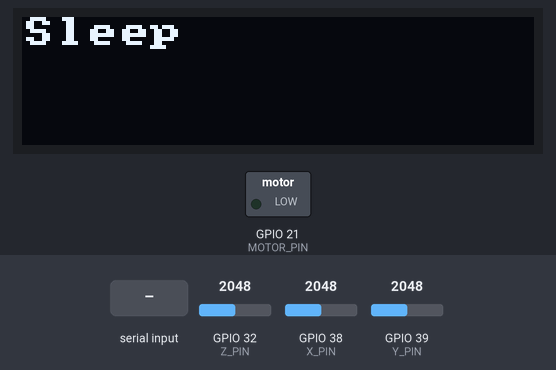
Bench run of a sketch on a simulated ESP32. Parts: 128×32 one-colour display, switched loads named in the sketch (green lamp = pin HIGH). Inputs (shaded band) come from the test bench; at power-on: GPIO 32 (Z_PIN) = 2048, GPIO 38 (X_PIN) = 2048, GPIO 39 (Y_PIN) = 2048. Nothing arrives over Bluetooth unless stated; what the sketch prints to the serial monitor is not drawn.

Above: at 1.2 s.
1.3 s: "inactive\n" received over the second serial link
At 2.0 s:
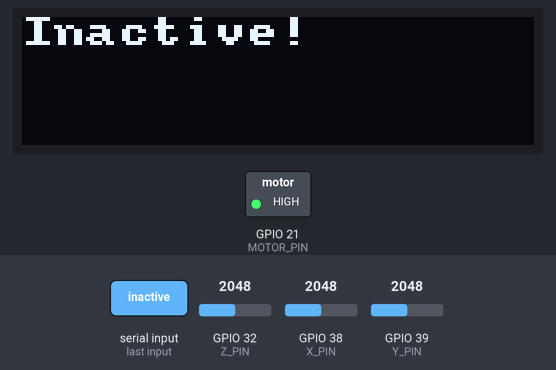
2.8 s: "wearable\n" received over the second serial link
At 4.3 s:
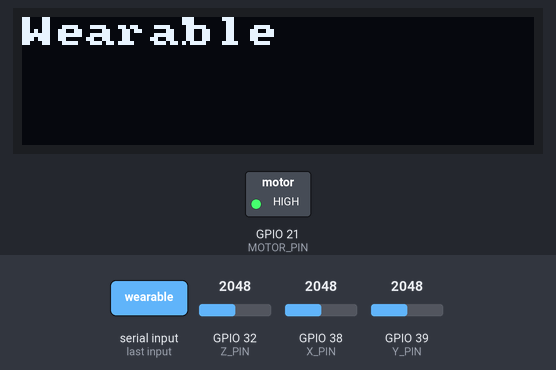
5.8 s: "active\n" received over the second serial link
At 8.2 s:
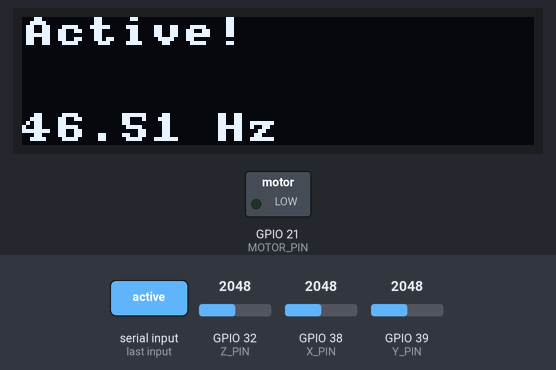
8.5 s: "inactive\n" received over the second serial link
At 9.5 s:
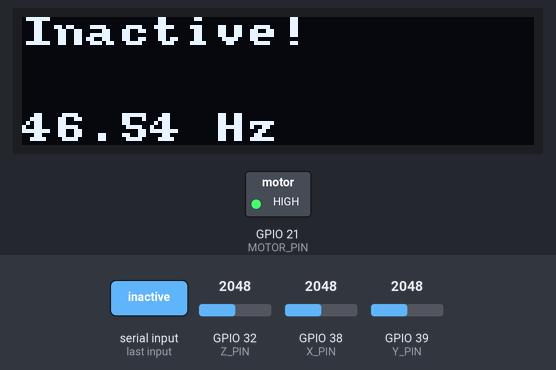
11.5 s: "sleep\n" received over the second serial link
At 12.0 s:
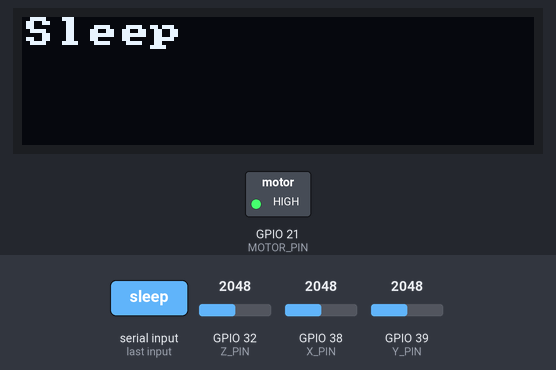
Timing chart, 0 to 14.0 s (numbered marks = the images above; inputs shaded):
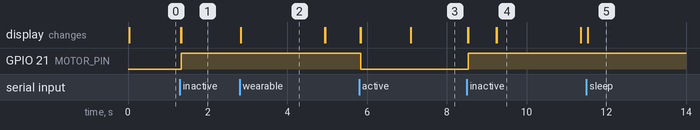

The sketch:

Challenge2IdleDetector.ino
```cpp
int sampleTime = 0; // Time of last sample (in Sampling tab)
int ax = 0; int ay = 0; int az = 0; // Acceleration (from readAccelSensor())
bool sending;
// State -1 = idle, 0 = inactive, 1 = active
int state = -1; //start idle until data collected

void inactiveState()
{
  activateMotor(255); //activate buzzer
}

void activeState()
{
  activateMotor(0); //turn off buzzer
}

void stateAction() // perform action based on current state
{
  if(state == 0)
  {
    inactiveState();
  }
  else if(state == 1)
  {
    activeState();
  }
}


void setup() {
  setupAccelSensor();
  setupCommunication();
  setupDisplay();
  sending = false;
  writeDisplay("Sleep", 0, true);
  setupMotor(); //setup motor
}

void loop() {
  String command = receiveMessage();
  //writeDisplay(command.c_str(), 1, false);
  if(command == "sleep") {
    sending = false;
    writeDisplay("Sleep", 0, true);
  }
  else if(command == "wearable") {
    sending = true;
    writeDisplay("Wearable", 0, true);
  }
  if(sending && sampleSensors()) {
    //writeDisplay("Test2", 2, false);
    String response = String(sampleTime) + ",";
    response += String(ax) + "," + String(ay) + "," + String(az);
    sendMessage(response);

  }
  if(command=="active" && state != 1)
    {
      state = 1;
      writeDisplay("Active!", 0, true);
    }
    else if(command=="inactive" && state != 0)
    {
      state = 0;
      writeDisplay("Inactive!", 0, true);
    }
  stateAction();
}
```

Accelerometer.ino
```cpp
const int X_PIN = A2;
const int Y_PIN = A3;
const int Z_PIN = A4;

void setupAccelSensor()
{
  //define pins as inputs
  pinMode(X_PIN, INPUT);
  pinMode(Y_PIN, INPUT);
  pinMode(Z_PIN, INPUT);
}

void readAccelSensor()
{
  //read in current values and set global vars
  ax = analogRead(X_PIN);
  ay = analogRead(Y_PIN);
  az = analogRead(Z_PIN);
}
```

Communication.ino
```cpp
/*
 * Precompiler directive elegance: 0 == Serial, 1 == Bluetooth
 */
#define USE_BT 1

/*
 * This block allows us to use "Ser" throughout our codebase.
 * This makes the code to be protocol-agnostic.
 * Whether using Bluetooth or USB Serial, we will reference it as Ser.
 */
#if USE_BT
  #include "BluetoothSerial.h"
  BluetoothSerial BTSerial;     // instantiate a BT object
  #define Ser BTSerial          // substitute Ser for SerialBT
#else
  #define Ser Serial            // substitute Ser for Serial
#endif

/*
 * Initialize the communication protocol (either HW Serial or BT)
 */
void setupCommunication() {
  #if USE_BT
    Ser.begin("ZACArduino"); // any unique name for BT
  #else
    Ser.begin(115200);
  #endif
}

/*
 * Receive a message one character at a time, stopping at a newline ('\n')
 */
String receiveMessage() {
  String message = "";
  if (Ser.available() > 0) {
    while (true) {
      char c = Ser.read();
      if (c != char(-1)) {
        if (c == '\n')
          break;
        message += c;
      }
    }
  }
  return message;
}

/*
 * Send a message over the communication protocol
 */
void sendMessage(String message) {
  Ser.println(message);
}
```

Display.ino
```cpp
// OLED Library includes
#include "U8x8lib.h" // include the fast graphics library
#include "Wire.h"    // include the I2C library

/*
 * Instantiate the display object "oled" and reset it using the
 * predefined argument "U8X8_PIN_NONE"
 * NOTE: if you have trouble with this constructor call, your OS
 * might require that you specify the I2C pins (22 and 23) as
 * arguments. If that is the case, you would change the call to this:
 * U8X8_SSD1306_128X32_UNIVISION_HW_I2C oled(U8X8_PIN_NONE, 22, 23);
 */
U8X8_SSD1306_128X32_UNIVISION_HW_I2C oled(U8X8_PIN_NONE);

// Clear the display no more than once per second
const int MAX_REFRESH = 1000;
unsigned long lastClear = 0;

void setupDisplay() {
    oled.begin(); // Initializes u8x8 object
    oled.setPowerSave(0); // Makes sure OLED doesn't go to sleep
    oled.setFont(u8x8_font_amstrad_cpc_extended_r); // Set the font
    oled.setCursor(0, 0); //Sets the cursor at the top left corner
}

/*
 * A function to write a message on the OLED display.
 * The "row" argument specifies which row to print on: [0,1,2,3].
 * The "erase" argument specifies if the display should be cleared.
 */
void writeDisplay(const char * message, int row, bool erase) {
    unsigned long now = millis();
    //if erase is true and it's been longer than MAX_REFRESH (1s)
    if(erase && (millis() - lastClear >= MAX_REFRESH)) {
        oled.clearDisplay();
        lastClear = now;
    }
    oled.setCursor(0, row);
    oled.print(message);
}

/*
 * A function to write a CSV message on multiple lines on the OLED.
 * The "commaCount" argument says how many commas are in the String.
 * NOTE: The OLED can only display 4 lines (a maximum of 3 commas).
 */
void writeDisplayCSV(String message, int commaCount) {
     int startIndex = 0;
     for(int i=0; i<=commaCount; i++) {
          // find the index of the comma and store it in startIndex
          int index = message.indexOf(',', startIndex);

          // take everything in the string up until the comma
          String subMessage = message.substring(startIndex, index);

          startIndex = index + 1; // skip over the comma

          // Write the substring onto the OLED!
          writeDisplay(subMessage.c_str(), i, false);
     }
}
```

Motor.ino
```cpp
// setting PWM properties
const int pwmFrequency = 5000;  // Set the PWM frequency to 5KHz
const int pwmChannel = 0;       // Use PWM channel 0
const int pwmBitResolution = 8; // Set a PWM resolution of 8 bits

const int MOTOR_PIN = 21;

void setupMotor()
{
  // configure PWM on a specific pwmChannel
  ledcSetup (pwmChannel, pwmFrequency, pwmBitResolution);
  // attach the pwmChannel to the output GPIO to be controlled
  ledcAttachPin(MOTOR_PIN, pwmChannel);
}

void activateMotor(int motorPower)
{
  // set duty cycle to input
  ledcWrite(pwmChannel, motorPower);
  Serial.println("Activating Motor!");
}

void deactivateMotor()
{
  // set duty cycle to 0
  ledcWrite(pwmChannel, 255);
}
```

Sampling.ino
```cpp
int sampleRate = 50;                  // Sensor reading Frequency (Hz)
unsigned long sampleDelay = 1e6/sampleRate; //Time(μs) between samples
unsigned long timeStart = 0;              //Start time timing variable
unsigned long timeEnd = 0;                  //End time timing variable

bool sampleSensors() {
  timeEnd = micros();
  if(timeEnd - timeStart >= sampleDelay) {
    displaySampleRate(timeEnd);
    timeStart = timeEnd;

    // Read the sensors and store their outputs in global variables
    sampleTime = millis();
    readAccelSensor();     // values stored in "ax", "ay", and "az"
    return true;
  }

  return false;
}

void displaySampleRate(unsigned long currentTime) {
     int nSamples = 100;
     static int count = 0;
     static unsigned long lastTime = 0;

     count++;
     if(count == nSamples) {
     double avgRate = nSamples * 1e6 / (currentTime - lastTime);
     String message = String(avgRate) + " Hz";
     writeDisplay(message.c_str(), 3, false);

     // reset
    count = 0;
    lastTime = currentTime;
    }
}
```

Measured:
- after the input at 1.3 s, GPIO 21 (MOTOR_PIN): LOW → HIGH at once; the display: first changes at once (image 1 shows a later state)
- after the input at 2.8 s, the display: first changes at once (image 2 shows a later state)
- after the input at 5.8 s, GPIO 21 (MOTOR_PIN): HIGH → LOW at once; the display: first changes at once (image 3 shows a later state)
- after the input at 8.5 s, GPIO 21 (MOTOR_PIN): LOW → HIGH at once; the display: first changes at once (image 4 shows a later state)
- after the input at 11.5 s, the display: changes at once (image 5)
- what the display in image 2 shows lasts 2.1 s, from 2.8 s to 4.9 s
